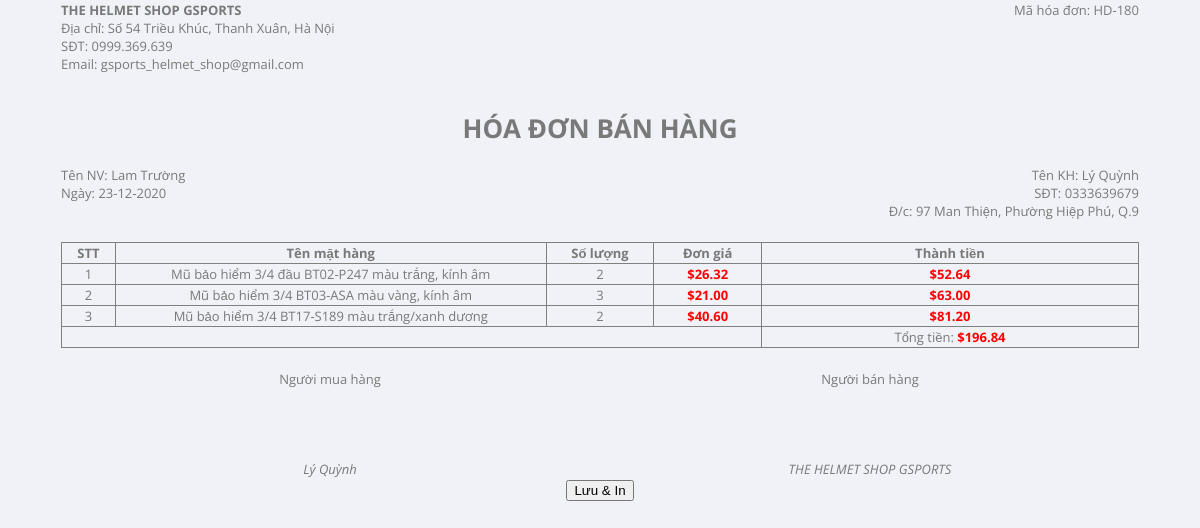
The app's page /admin/views/bill.php?id=180 (signed in) with its own data.
### tables this page shows
CREATE TABLE `orders` (
  `id` int(11) NOT NULL,
  `id_customer` int(12) NOT NULL,
  `id_employee` int(12) DEFAULT NULL,
  `id_shipper` int(12) DEFAULT NULL,
  `created_at` datetime NOT NULL,
  `name` varchar(50) NOT NULL,
  `address` varchar(100) NOT NULL,
  `district_code` varchar(100) NOT NULL,
  `phone` varchar(10) NOT NULL,
  `date_receive` date NOT NULL,
  `status` int(1) NOT NULL COMMENT '0: chưa duyệt, 1: chờ shipper xác nhận, 2: đang giao, 3: hoàn tất, 4: hủy',
  `total` float NOT NULL
);

CREATE TABLE `employee` (
  `id` int(12) NOT NULL,
  `username` varchar(12) NOT NULL,
  `email` varchar(50) NOT NULL,
  `password` varchar(12) NOT NULL,
  `name` varchar(50) NOT NULL,
  `gender` enum('Nam','Nữ') NOT NULL,
  `address` varchar(100) NOT NULL,
  `phone` varchar(10) NOT NULL,
  `status` int(1) NOT NULL,
  `id_role` int(11) NOT NULL
);

CREATE TABLE `bills` (
  `bill_code` varchar(20) NOT NULL,
  `created_at` date NOT NULL,
  `fax` int(11) DEFAULT NULL,
  `id_order` int(11) NOT NULL
);

CREATE TABLE `district` (
  `district_code` varchar(20) NOT NULL,
  `name` varchar(100) NOT NULL
);

CREATE TABLE `orders_detail` (
  `id_order` int(11) NOT NULL,
  `product_code` varchar(20) NOT NULL,
  `price` float NOT NULL,
  `quantity_out` int(11) NOT NULL
);

CREATE TABLE `products` (
  `product_code` varchar(20) NOT NULL,
  `name` varchar(100) NOT NULL,
  `description` varchar(900) NOT NULL,
  `price` float NOT NULL,
  `image` varchar(100) DEFAULT NULL,
  `quantity_exist` int(11) NOT NULL,
  `new` tinyint(1) NOT NULL COMMENT '0: cũ, 1: mới',
  `status` tinyint(1) NOT NULL COMMENT '0: chưa xóa, 1: đã xóa',
  `cate_code` varchar(20) NOT NULL,
  `supp_code` varchar(20) DEFAULT NULL
);

### admin/model/BaseModel.php (called while the page is built, shortened)
<?php
class BaseModel{
    public $db;
    function __construct(){
        try{
            $this->db = new PDO('mysql:host=127.0.0.1:3306;dbname=helmet_shop','root','');
            $this->db->exec('SET NAMES UTF8');
        } catch(PDOException $e){
            echo "Lỗi: ".$e->getMessage();
            die;
        }
    }
    function setStatement($sql,$value = []){
        $stmt = $this->db->prepare($sql);
        return $stmt;
    }
    function loadOneRow($sql,$value=[]){
        $stmt = $this->setStatement($sql,$value);
        $check = $stmt->execute();
        return $stmt->fetch(PDO::FETCH_OBJ);
    }
    function loadMoreRows($sql,$value=[]){
        $stmt = $this->setStatement($sql,$value);
        $check = $stmt->execute();
        return $stmt->fetchAll(PDO::FETCH_OBJ);
    }
}
?>

### admin/model/BillModel.php (called while the page is built, shortened)
<?php
    include_once($_SERVER["DOCUMENT_ROOT"].'\helmet_shop\admin\model\BaseModel.php');
    class BillModel extends BaseModel{
		function getBillInfo($idOrder) {
			$sql="SELECT O.id, P.name, D.price, D.quantity_out FROM orders O
			INNER JOIN orders_detail D
			INNER JOIN products P
			ON O.id = D.id_order AND D.product_code = P.product_code
			WHERE O.id='$idOrder'";
            return $this->loadMoreRows($sql);
		}
		function getBillDetail($idOrder) {
			$sql="SELECT O.id, e.name AS TENNV, O.name AS TENKH, O.phone, O.address, d.name AS district_name
			FROM orders O
			INNER JOIN employee e ON O.id_employee=e.id
            INNER JOIN district d ON O.district_code=d.district_code
			WHERE O.id='$idOrder'";
			return $this->loadOneRow($sql);
		}
		function getBillTotal($idOrder) {
			$sql="SELECT total FROM orders O WHERE O.id='$idOrder'";
            return $this->loadOneRow($sql);
		}
		function selectBill($idOrder) {
			$sql="SELECT * FROM bills WHERE bill_code='HD-$idOrder'";
            return $this->loadOneRow($sql);
		}
    }
?>

### admin/views/bill.php (the view, shortened to what this page needs)
<?php
    include_once('..\model\BillModel.php');
	$model=new BillModel;
	$idOrder=$_GET['id'];
	$info=$model->getBillInfo($idOrder);
	$btotal=$model->getBillTotal($idOrder);
    $detail=$model->getBillDetail($idOrder);
    $bill=$model->selectBill($idOrder);
	$stt=1;
?>
<link href="../libraries/css/style.css" rel="stylesheet" />
<center>
<table style="width:90%;">
	<tr>
		<td width='30%'>
			<b><?=SHOP_NAME?></b><br/>
			Địa chỉ: <?=SHOP_ADDRESS?><br />
			SĐT: <?=SHOP_PHONE?><br />
            Email: <?=SHOP_EMAIL?>
		</td>
		<td style='text-align:right;' width='50%'>
			Mã hóa đơn: HD-<?php echo $idOrder; ?>
		</td>
	</tr>
	<tr>
		<td colspan="2"><center><br /><h1>HÓA ĐƠN BÁN HÀNG</h1></center></td>
	</tr>
	<tr>
		<td>
			Tên NV: <?=$detail->TENNV?><br />
			Ngày:
            <?php if (!$bill) { ?>
                <span id="ngayxuathoadon"></span><script>var d=new Date();$("#ngayxuathoadon").text(d.getDate()+"-"+(d.getMonth()+1)+"-"+d.getFullYear());</script>
            <?php } else {
                echo "<span id='ngayxuathoadon'>".date_format(date_create($bill->created_at),"d-m-Y")."</span>";
            } ?>
		</td>
		<td style='text-align:right;'>
			Tên KH: <?=$detail->TENKH?><br />
			SĐT: <?=$detail->phone?><br />
			Đ/c: <?=$detail->address?>, <?=$detail->district_name?></br >
		</td>
	</tr>
	<tr>
		<td colspan="2"><br /></td>
	</tr>
	<tr>
		<td colspan="2">
			<table width="100%" border="1">
				<tr>
					<th width='5%'>STT</th>
					<th width='40%'>Tên mặt hàng</th>
					<th width='10%'>Số lượng</th>
					<th width='10%'>Đơn giá</th>
					<th>Thành tiền</th>
				</tr>
				<?php foreach($info as $i): ?>
				<tr>
					<td style='text-align:center;'><?=$stt++?></td>
					<td style='text-align:center;'><?=$i->name?></td>
					<td style='text-align:center;'><?=$i->quantity_out?></td>
					<td style='text-align:center;'><span class='price'><?=number_format($i->price,PRICE_DECIMALS,'.',',')?></span></td>
					<td style='text-align:center;'><span class='price'><?=number_format($i->price*$i->quantity_out,PRICE_DECIMALS,'.',',')?></span></td>
				</tr>
				<?php endforeach ?>
				<tr>
					<td colspan="4"></td>
					<td style='text-align:center;'>Tổng tiền: <span class='price'><?=number_format($btotal->total,PRICE_DECIMALS,'.',',')?></span></td>
				</tr>
			</table>
		</td>
	</tr>
	<tr>
		<td colspan="2"><br /></td>
	</tr>
	<tr>
		<td width="50%">
			<center>
			Người mua hàng<br />
			<br />
			<br />
			<br />
			<br />
			<i><?=$detail->TENKH?></i>
			</center>
		</td>
		<td>
			<center>
			Người bán hàng<br />
			<br />
			<br />
			<br />
			<br />
			<i><?=SHOP_NAME?></i>
			</center>
		</td>
	</tr>
	<tr>
		<td colspan="2"><center><button idOrder='<?=$idOrder?>' id='btnSaveAndPrint'>Lưu & In</button></center></td>
	</tr>
</table>
</center>

### admin/views/bill.php (style rules this page uses)
table { border-collapse: collapse; }
td { vertical-align:top; }

### records on screen
orders: id_employee.name "Lam Trường", name "Lý Quỳnh", phone "0333639679", address "97 Man Thiện, Phường Hiệp Phú", district_code.name "Q.9", total "196.84"
bills: created_at "23-12-2020"
orders_detail: product_code.name "Mũ bảo hiểm 3/4 đầu BT02-P247 màu trắng, kính âm", quantity_out "2", price "26.32", $i->price*$i->quantity_out "52.64"
orders_detail: product_code.name "Mũ bảo hiểm 3/4 BT03-ASA màu vàng, kính âm", quantity_out "3", price "21.00", $i->price*$i->quantity_out "63.00"
orders_detail: product_code.name "Mũ bảo hiểm 3/4 BT17-S189 màu trắng/xanh dương", quantity_out "2", price "40.60", $i->price*$i->quantity_out "81.20"

### other values on screen
SHOP_NAME "THE HELMET SHOP GSPORTS"
SHOP_ADDRESS "Số 54 Triều Khúc, Thanh Xuân, Hà Nội"
SHOP_PHONE "0999.369.639"
SHOP_EMAIL "gsports_helmet_shop@gmail.com"
$idOrder "180"
